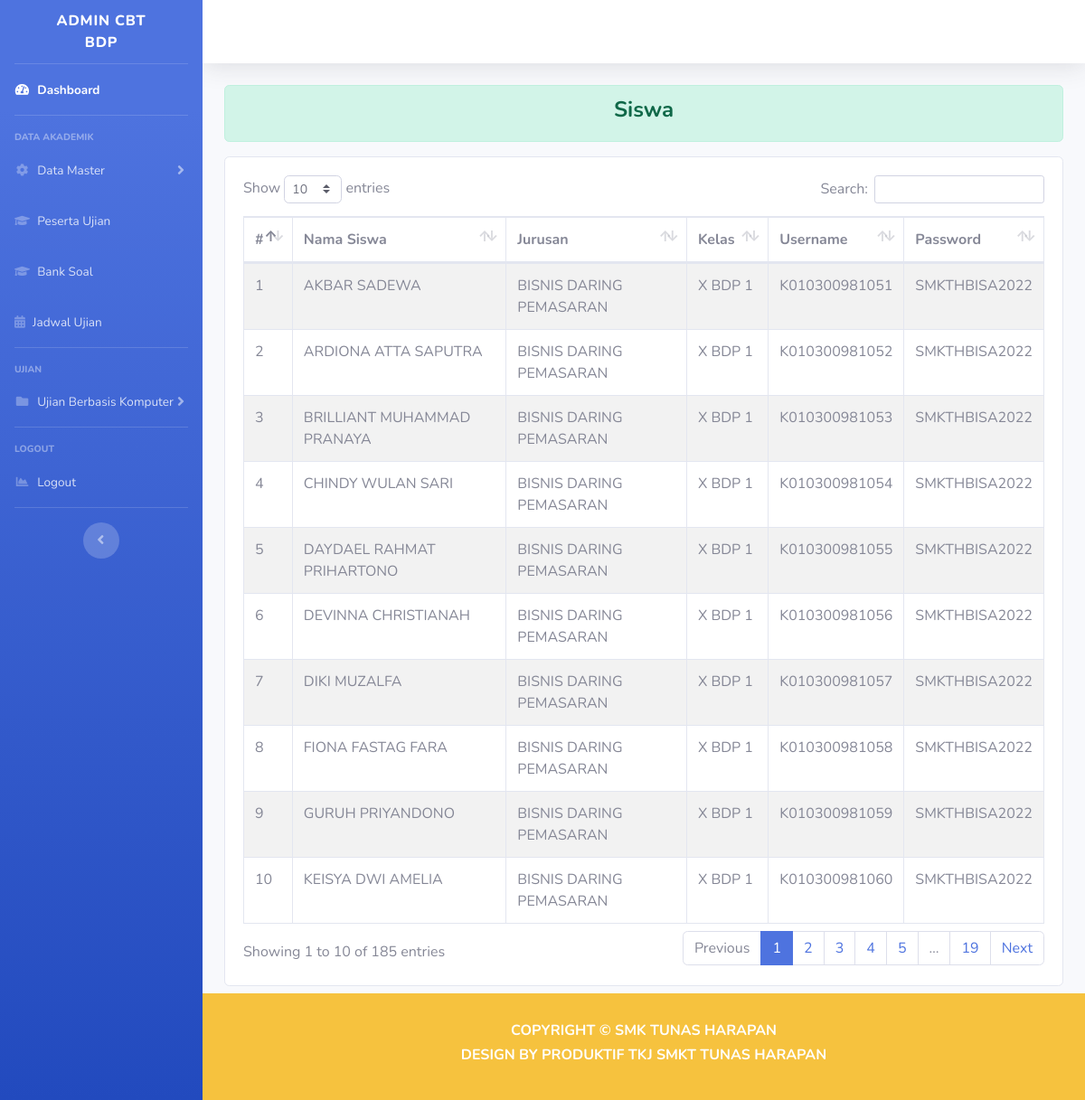
Page /index.php/dashboard_bdp/peserta_ujian on the committed database.
### tables this page shows
CREATE TABLE `a_siswa` (
  `id` int(11) NOT NULL,
  `nama_siswa` varchar(512) NOT NULL,
  `kelas` varchar(16) NOT NULL,
  `jurusan` varchar(8) NOT NULL,
  `username` varchar(128) NOT NULL,
  `password` varchar(128) NOT NULL,
  `level` varchar(16) NOT NULL,
  `status` varchar(16) NOT NULL
);

CREATE TABLE `a_jurusan` (
  `id` int(11) NOT NULL,
  `kode` varchar(8) NOT NULL,
  `jurusan` varchar(128) NOT NULL
);

CREATE TABLE `a_kelas` (
  `id` int(11) NOT NULL,
  `kode` varchar(8) NOT NULL,
  `kelas` varchar(128) NOT NULL
);

### application/controllers/Dashboard_bdp.php (called while the page is built, shortened)
<?php
class Dashboard_bdp extends CI_Controller
{
    function __construct()
    {
        $this->load->model('Model_jurusan');
    }
    public function peserta_ujian()
    {
        $isi['siswa'] = $this->Model_siswa->dataSiswaBDP();
        $isi['content'] = 'BDP/tampilan_siswa';
        $this->load->view('BDP/templates/header');
        $this->load->view('BDP/tampilan_dashboard', $isi);
        $this->load->view('BDP/templates/footer');
    }
}

### index.php (called while the page is built, shortened)
<?php
require_once BASEPATH.'core/CodeIgniter.php';

### application/models/Model_siswa.php (called while the page is built, shortened)
<?php
class Model_siswa extends CI_Model
{
    public function dataSiswaBDP()
    {
        $sql = "SELECT a_siswa.id,a_siswa.nama_siswa,a_jurusan.jurusan,a_kelas.kelas,a_siswa.username,a_siswa.password,a_siswa.level,a_siswa.status FROM `a_siswa`
                INNER JOIN a_kelas
                ON a_siswa.kelas=a_kelas.id
                INNER JOIN a_jurusan
                ON a_siswa.jurusan=a_jurusan.kode
                WHERE a_siswa.jurusan='BDP' AND a_siswa.status='AKTIF';";
        $query = $this->db->query($sql);
        return $query->result_array();
    }
}

### application/views/BDP/tampilan_siswa.php (the view)
<div class="alert alert-success" role="alert">
    <h4 class="text-center font-weight-bold">Siswa</h4>
</div>
<div class="row mb-2 mt-2">
    <div class="col-md">
        <div class="card">
            <div class="card-body">
                <div class="table-responsive">
                    <table class="table table-striped table-bordered" id="dataTable" width="100%" cellspacing="0">
                        <thead>
                            <tr>
                                <th>#</th>
                                <th>Nama Siswa</th>
                                <th>Jurusan</th>
                                <th>Kelas</th>
                                <th>Username</th>
                                <th>Password</th>
                            </tr>
                        </thead>
                        <tbody>
                            <tr>
                                <?php
                                $no = 1;
                                foreach ($siswa as $row) {
                                ?>
                                    <td><?php echo $no++; ?></td>
                                    <td><?= $row['nama_siswa']; ?></td>
                                    <td><?= $row['jurusan']; ?></td>
                                    <td><?= $row['kelas']; ?></td>
                                    <td><?= $row['username'] ?></td>
                                    <td><?= $row['password'] ?></td>
                            </tr>
                        <?php } ?>
                        </tbody>
                    </table>
                </div>
            </div>
        </div>
    </div>
</div>

### rows in the picture
a_siswa: nama_siswa "AKBAR SADEWA", a_jurusan.jurusan "BISNIS DARING PEMASARAN", a_kelas.kelas "X BDP 1", username "K010300981051", password "SMKTHBISA2022"
a_siswa: nama_siswa "ARDIONA ATTA SAPUTRA", a_jurusan.jurusan "BISNIS DARING PEMASARAN", a_kelas.kelas "X BDP 1", username "K010300981052", password "SMKTHBISA2022"
a_siswa: nama_siswa "BRILLIANT MUHAMMAD PRANAYA", a_jurusan.jurusan "BISNIS DARING PEMASARAN", a_kelas.kelas "X BDP 1", username "K010300981053", password "SMKTHBISA2022"
a_siswa: nama_siswa "CHINDY WULAN SARI", a_jurusan.jurusan "BISNIS DARING PEMASARAN", a_kelas.kelas "X BDP 1", username "K010300981054", password "SMKTHBISA2022"
a_siswa: nama_siswa "DAYDAEL RAHMAT PRIHARTONO", a_jurusan.jurusan "BISNIS DARING PEMASARAN", a_kelas.kelas "X BDP 1", username "K010300981055", password "SMKTHBISA2022"
a_siswa: nama_siswa "DEVINNA CHRISTIANAH", a_jurusan.jurusan "BISNIS DARING PEMASARAN", a_kelas.kelas "X BDP 1", username "K010300981056", password "SMKTHBISA2022"
a_siswa: nama_siswa "DIKI MUZALFA", a_jurusan.jurusan "BISNIS DARING PEMASARAN", a_kelas.kelas "X BDP 1", username "K010300981057", password "SMKTHBISA2022"
a_siswa: nama_siswa "FIONA FASTAG FARA", a_jurusan.jurusan "BISNIS DARING PEMASARAN", a_kelas.kelas "X BDP 1", username "K010300981058", password "SMKTHBISA2022"
a_siswa: nama_siswa "GURUH PRIYANDONO", a_jurusan.jurusan "BISNIS DARING PEMASARAN", a_kelas.kelas "X BDP 1", username "K010300981059", password "SMKTHBISA2022"
a_siswa: nama_siswa "KEISYA DWI AMELIA", a_jurusan.jurusan "BISNIS DARING PEMASARAN", a_kelas.kelas "X BDP 1", username "K010300981060", password "SMKTHBISA2022"
